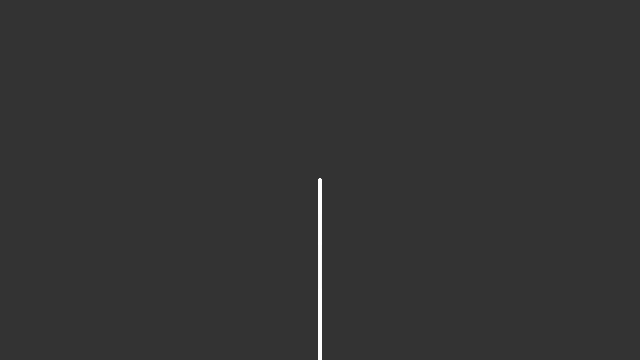
Frame 1 (no input)
Frame 60 (no input): identical to frame 1, image omitted
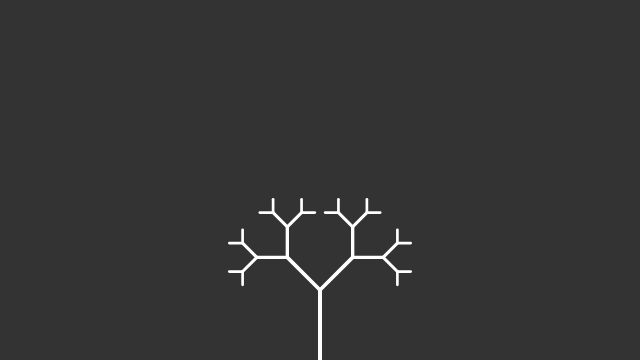
Frame 120 (the mouse pressed at the canvas centre since frame 60)

The p5.js sketch that drew these frames (run headless with seeded random() and noise() and a simulated clock; from frame 60 on, the mouse is pressed at the canvas centre):

// p5.js sketch
// ── sketch.js
// The Nature of Code
// Daniel Shiffman
// http://natureofcode.com

var angle;

function setup() {
  createCanvas(640, 360);
}

function draw() {
  background(51);
  // Let's pick an angle 0 to 90 degrees based on the mouse position
  angle = map(mouseX, 0, width, 0, PI / 2);

  // Start the tree from the bottom of the screen
  translate(width / 2, height);
  stroke(255);
  branch(70, 1);
}

function branch(len, generation) {
  // Draw the branch
  strokeWeight(map(generation, 1, 10, 4, 1));
  line(0, 0, 0, -len);

  // Move to the end and shrink.
  translate(0, -len);
  len *= 0.66;

  generation++;

  if (len > 10) {
    push();
    rotate(angle);
    branch(len, generation);
    pop();

    // Repeat the same thing, only branch off to the "left" this time!
    push();
    rotate(-angle);
    branch(len, generation);
    pop();
  }
}
